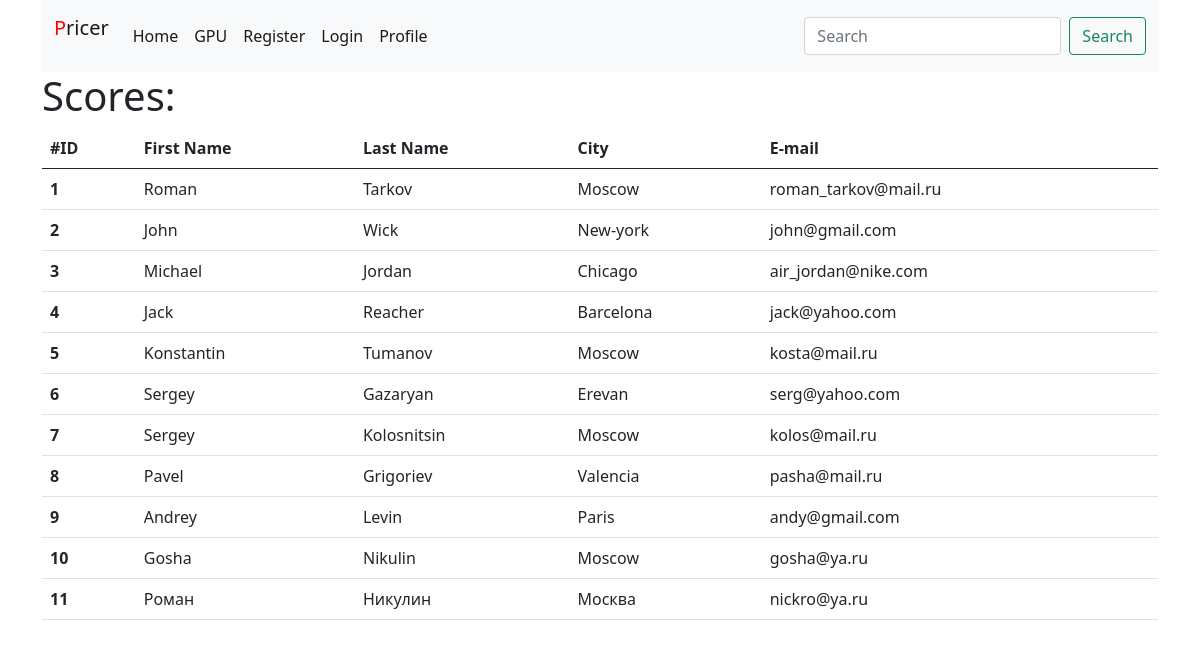
The page /index on the database as committed earlier.
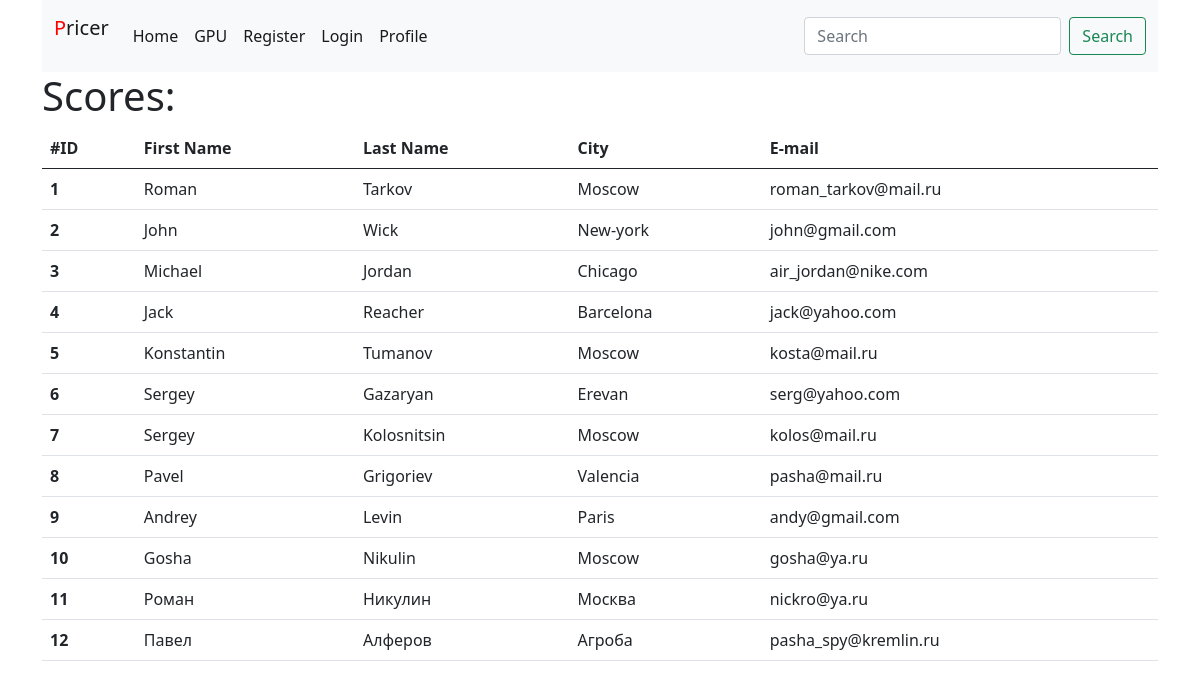
The same page on the database as committed later.
### webapp/model.py (models this page shows, shortened)
class User(db.Model, UserMixin):
    id = db.Column(db.Integer, primary_key=True)
    email = db.Column(db.String(50), unique=True)
    password = db.Column(db.String(500), nullable=True)  # не пустое, под хеш пароля
    role = db.Column(db.String(10), index=True)
    firstname = db.Column(db.String(50))
    lastname = db.Column(db.String(50))
    city = db.Column(db.String(100))
    date = db.Column(db.DateTime, default=datetime.utcnow)

### webapp/__init__.py (the view)
    @app.route('/')
    @app.route('/index')
    def index():
        title = 'Pricer'
        users = User.query.all()
        if users:
            print(len(users))
        else:
            print('we lost users')
        return render_template('index.html', page_title=title, users=users, menu=menu)

### webapp/templates/index.html (shortened to what this page needs)
{% extends 'base.html' %}
{% block content %}
{{ super() }}
<div class="container">
    {% if users %}
    <div class="row">
        <div class="col">
            <h1>Scores:</h1>
            <table class="table">
                <thead>
                    <tr>
                        <th scope="col">#ID</th>
                        <th scope="col">First Name</th>
                        <th scope="col">Last Name</th>
                        <th scope="col">City</th>
                        <th scope="col">E-mail</th>
                    </tr>
                </thead>
                <tbody>
                    {% for user in users %}
                    <tr>
                        <th scope="row">{{ user['id'] }}</th>
                        <td>{{ user['firstname'].capitalize()}}</td>
                        <td>{{ user['lastname'].capitalize()}}</td>
                        <td>{{ user['city'].capitalize() }}</td>
                        <td>{{ user['email'] }}</td>
                    </tr>
                    {% endfor %}
                </tbody>
            </table>
        </div>
    </div>
    {% else %}
    <div class="row">
        <h1>Сервис временно недоступен. Попробуйте позднее.</h1>
    </div>
    {% endif %}
</div>
{% endblock %}

### webapp/templates/base.html (shortened to what this page needs)
<!doctype html>
<html lang="en">
    <head>
        <link href="https://cdn.jsdelivr.net/npm/bootstrap@5.0.0-beta2/dist/css/bootstrap.min.css" rel="stylesheet">
        <link href="/static/style.css" rel="stylesheet">
    </head>
        <body>
        {% block content -%}
            {% block mainmenu -%}
            {% if menu %}
            <div class="container">
                <nav class="navbar navbar-expand-lg navbar-light bg-light">
                    <div class="container-fluid">
                        <a class="navbar-brand" href="/">
                            <p class="own-logo">Pricer</p>
                        </a>
                        <div class="collapse navbar-collapse" id="navbarSupportedContent">
                            <ul class="navbar-nav me-auto mb-2 mb-lg-0">
                                {% for title, url in menu.items() %}
                                <li class="nav-item">
                                    <a class="nav-link active" href="{{ url }}">{{ title }}</a>
                                </li>
                                {% endfor %}
                            </ul>
                            <form class="d-flex">
                                <input class="form-control me-2" type="search" placeholder="Search" aria-label="Search">
                                <button class="btn btn-outline-success" type="submit">Search</button>
                            </form>
                        </div>
                    </div>
                </nav>
            </div>
            {% endif %}
            {% endblock mainmenu -%}
        {% endblock %}
    </body>
</html>

### webapp/static/style.css (style rules this page uses)
p.own-logo:first-letter { color:red; }

Rows that differ between the two databases and show on the page:
added User: id "12", firstname "Павел", lastname "Алферов", city "Агроба", email "pasha_spy@kremlin.ru"
